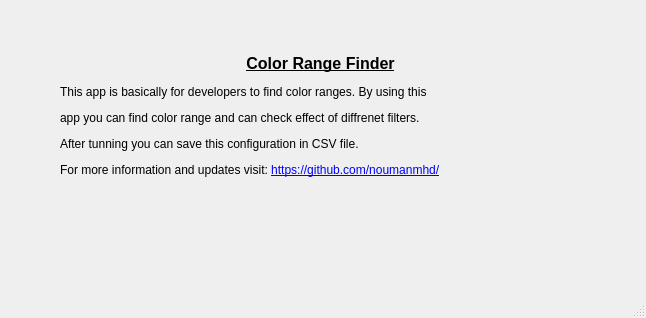
<?xml version="1.0" encoding="UTF-8"?>
<ui version="4.0">
 <class>MainWindow</class>
 <widget class="QMainWindow" name="MainWindow">
  <property name="geometry">
   <rect>
    <x>0</x>
    <y>0</y>
    <width>646</width>
    <height>318</height>
   </rect>
  </property>
  <property name="windowTitle">
   <string>MainWindow</string>
  </property>
  <widget class="QWidget" name="centralwidget">
   <widget class="QWidget" name="widget" native="true">
    <property name="geometry">
     <rect>
      <x>-10</x>
      <y>0</y>
      <width>661</width>
      <height>291</height>
     </rect>
    </property>
    <property name="autoFillBackground">
     <bool>true</bool>
    </property>
    <widget class="QLabel" name="label">
     <property name="geometry">
      <rect>
       <x>70</x>
       <y>30</y>
       <width>521</width>
       <height>211</height>
      </rect>
     </property>
     <property name="text">
      <string>&lt;html&gt;&lt;head/&gt;&lt;body&gt;&lt;p align=&quot;center&quot;&gt;&lt;span style=&quot; font-size:12pt; font-weight:600; text-decoration: underline;&quot;&gt;Color Range Finder&lt;/span&gt;&lt;/p&gt;&lt;p align=&quot;justify&quot;&gt;This app is basically for developers to find color ranges. By using this &lt;/p&gt;&lt;p align=&quot;justify&quot;&gt;app you can find color range and can check effect of diffrenet filters. &lt;/p&gt;&lt;p align=&quot;justify&quot;&gt;After tunning you can save this configuration in CSV file. &lt;/p&gt;&lt;p align=&quot;justify&quot;&gt;For more information and updates visit: &lt;a href=&quot;https://github.com/noumanmhd/&quot;&gt;&lt;span style=&quot; text-decoration: underline; color:#0000ff;&quot;&gt;https://github.com/noumanmhd/&lt;/span&gt;&lt;/a&gt;&lt;/p&gt;&lt;p align=&quot;center&quot;&gt;&lt;br/&gt;&lt;/p&gt;&lt;/body&gt;&lt;/html&gt;</string>
     </property>
    </widget>
   </widget>
  </widget>
  <widget class="QMenuBar" name="menubar">
   <property name="geometry">
    <rect>
     <x>0</x>
     <y>0</y>
     <width>646</width>
     <height>22</height>
    </rect>
   </property>
  </widget>
  <widget class="QStatusBar" name="statusbar"/>
 </widget>
 <resources/>
 <connections/>
</ui>
